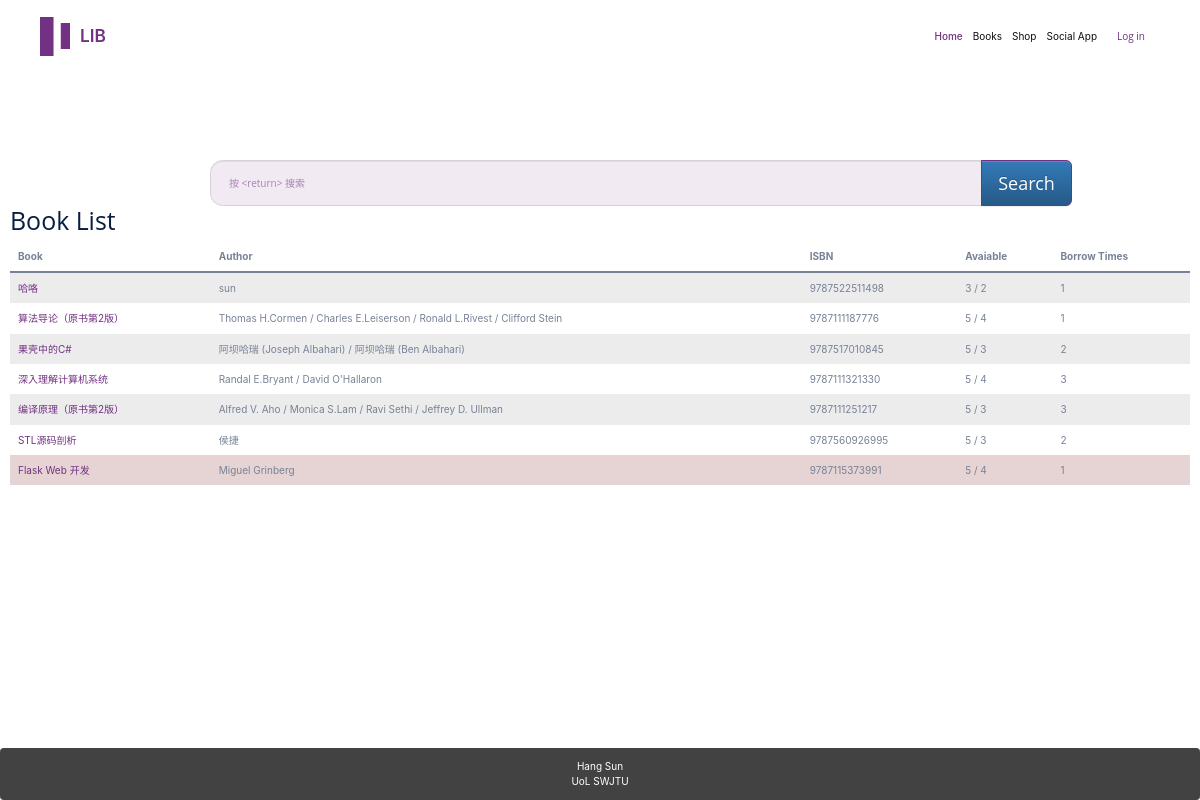
The page /books/ on the database its author committed.
### app/models.py (models this page shows, shortened)
class Book(db.Model):
    __tablename__ = 'books'
    id = db.Column(db.Integer, primary_key=True)
    isbn = db.Column(db.String(16), unique=True)
    title = db.Column(db.String(128))
    origin_title = db.Column(db.String(128))
    subtitle = db.Column(db.String(128))
    author = db.Column(db.String(128))
    translator = db.Column(db.String(64))
    publisher = db.Column(db.String(64))
    image = db.Column(db.String(128))
    pubdate = db.Column(db.String(32))
    pages = db.Column(db.Integer)
    price = db.Column(db.String(16))
    binding = db.Column(db.String(16))
    numbers = db.Column(db.Integer, default=5)
    summary = db.deferred(db.Column(db.Text, default=""))
    summary_html = db.deferred(db.Column(db.Text))
    catalog = db.deferred(db.Column(db.Text, default=""))
    catalog_html = db.deferred(db.Column(db.Text))
    hidden = db.Column(db.Boolean, default=0)
    logs = db.relationship('Log',
                           backref=db.backref('book', lazy='joined'),
                           lazy='dynamic',
                           cascade='all, delete-orphan')
    comments = db.relationship('Comment', backref='book',
                               lazy='dynamic',
                               cascade='all, delete-orphan')
    @property
    def tags_string(self):
        return ",".join([tag.name for tag in self.tags.all()])
    def can_borrow_number(self):
        return self.numbers - Log.query.filter_by(book_id=self.id, returned=0).count()

### app/main/book/views.py (the view)
@book.route('/')
def index():
    search_word = request.args.get('search', None)
    search_form = SearchForm()
    page = request.args.get('page', 1, type=int)
    the_books = Book.query
    if not current_user.can(Permission.UPDATE_BOOK_INFORMATION):
        the_books = Book.query.filter_by(hidden=0)
    if search_word:
        search_word = search_word.strip()
        the_books = the_books.filter(db.or_(
            Book.title.ilike(u"%%%s%%" % search_word), Book.author.ilike(u"%%%s%%" % search_word), Book.isbn.ilike(
                u"%%%s%%" % search_word), Book.tags.any(Tag.name.ilike(u"%%%s%%" % search_word)), Book.subtitle.ilike(
                u"%%%s%%" % search_word))).outerjoin(Log).group_by(Book.id).order_by(db.func.count(Log.id).desc())
        search_form.search.data = search_word
    else:
        the_books = Book.query.order_by(Book.id.desc())
    pagination = the_books.paginate(page, per_page=8)
    result_books = pagination.items
    return render_template("book.html", books=result_books, pagination=pagination, search_form=search_form,
                           title=u"书籍清单")

### app/main/book/forms.py
class SearchForm(FlaskForm):
    search = StringField(validators=[DataRequired()])
    submit = SubmitField(u"搜索")

### app/main/index/views.py (called while the page is built)
@main.app_context_processor
def inject_permissions():
    return dict(Permission=Permission)

### app/models.py (called while the page is built)
    def can(self, permissions):
        return False

### app/main/book/templates/book.html (shortened to what this page needs)
{% extends "base.html" %}
{% from "bootstrap/pagination.html" import render_pagination %}
{% import "bootstrap/wtf.html" as wtf %}
{% block mycontent %}
    <div class="row" style="padding-top: 100px;">
        <div class="col-sm-8 col-sm-offset-2">
            <form class="form form-horizontal" method="get">
                <div class="input-group  input-group-lg">
                    {{ search_form.search(placeholder="按 <return> 搜索",class_="form-control") }}
                <span class="input-group-btn">
                    <input class="btn btn-primary" id="submit" name="submit" type="submit" value="Search">
                </span>
                </div>
            </form>
        </div>
    </div>
    <h1>Book List</h1>
    <table class="table table-striped table-hover">
        <thead>
        <tr>
            <th>Book</th>
            <th class="hidden-xs">Author</th>
            <th class="hidden-xs">ISBN</th>
            <th class="hidden-xs">Avaiable</th>
            <th class="hidden-xs">Borrow Times</th>
        </tr>
        </thead>
        <tbody>
        {%- for book in books -%}
            <tr class="{% if book.hidden %}danger{% endif %} animated fadeIn delay-{{ loop.index0 }}">
                <td><a href="{{ url_for('book.detail',book_id=book.id) }}">{{ book.title }}</a>
                </td>
                <td class="hidden-xs">{{ book.author }}</td>
                <td class="hidden-xs">{{ book.isbn }}</td>
                <td class="hidden-xs">{{ book.numbers }} / {{ book.can_borrow_number() }}</td>
                <td class="hidden-xs">{{ book.logs.count() }}</td>
            </tr>
        {%- endfor -%}
        </tbody>
    </table>
{%- endblock -%}

### app/static/css/main.css (style rules this page uses)
html, body { height: 100%; width: 100%; margin: 0; padding: 0; }
.Site { display: -webkit-box; display: -moz-box; display: -ms-flexbox; display: -webkit-flex; display: flex; flex-direction: column; }
html, body, main { font-family: -apple-system, "Helvetica Neue", Helvetica, Arial, sans-serif; }
.animated { -webkit-animation-fill-mode: both; -moz-animation-fill-mode: both; -ms-animation-fill-mode: both; -o-animation-fill-mode: both; animation-fill-mode: both; -webkit-animation-duration: 1s; -moz-animation-duration: 1s; -ms-animation-duration: 1s; -o-animation-duration: 1s; animation-duration: 1s; }
.delay-0 { -webkit-animation-delay: .05s; -moz-animation-delay: .05s; -o-animation-delay: .05s; animation-delay: .05s; }
.delay-1 { -webkit-animation-delay: .10s; -moz-animation-delay: .10s; -o-animation-delay: .10s; animation-delay: .10s; }
.delay-2 { -webkit-animation-delay: .15s; -moz-animation-delay: .15s; -o-animation-delay: .15s; animation-delay: .15s; }
.delay-3 { -webkit-animation-delay: .20s; -moz-animation-delay: .20s; -o-animation-delay: .20s; animation-delay: .20s; }
.delay-4 { -webkit-animation-delay: .25s; -moz-animation-delay: .25s; -o-animation-delay: .25s; animation-delay: .25s; }
.delay-5 { -webkit-animation-delay: .30s; -moz-animation-delay: .30s; -o-animation-delay: .30s; animation-delay: .30s; }
.delay-6 { -webkit-animation-delay: .35s; -moz-animation-delay: .35s; -o-animation-delay: .35s; animation-delay: .35s; }
.fadeIn { -webkit-animation-name: fadeIn; -moz-animation-name: fadeIn; -o-animation-name: fadeIn; animation-name: fadeIn; }
.table.table-striped { border: none; }
.table.table-striped td { border: none; }

### rows shown on the page
Book: title "哈咯", author "sun", isbn "9787522511498", numbers "3", can_borrow_number "2", logs.count "1"
Book: title "算法导论（原书第2版）", author "Thomas H.Cormen / Charles E.Leiserson / Ronald L.Rivest / Clifford Stein", isbn "9787111187776", numbers "5", can_borrow_number "4", logs.count "1"
Book: title "果壳中的C#", author "阿坝哈瑞 (Joseph Albahari) / 阿坝哈瑞 (Ben Albahari)", isbn "9787517010845", numbers "5", can_borrow_number "3", logs.count "2"
Book: title "深入理解计算机系统", author "Randal E.Bryant / David O'Hallaron", isbn "9787111321330", numbers "5", can_borrow_number "4", logs.count "3"
Book: title "编译原理（原书第2版）", author "Alfred V. Aho / Monica S.Lam / Ravi Sethi / Jeffrey D. Ullman", isbn "9787111251217", numbers "5", can_borrow_number "3", logs.count "3"
Book: title "STL源码剖析", author "侯捷", isbn "9787560926995", numbers "5", can_borrow_number "3", logs.count "2"
Book: title "Flask Web 开发", author "Miguel Grinberg", isbn "9787115373991", numbers "5", can_borrow_number "4", logs.count "1"
